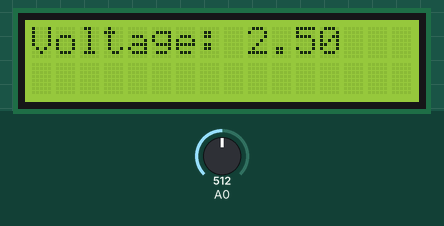
Recording of a sketch running on a simulated Arduino Uno, built with avr-gcc and run on an emulated ATmega328P. On the bench: 16×2 character LCD. Inputs (shaded band) come from the test bench; at power-on: A0 = 512.

Above: at 1.2 s.
1.3 s: A0 set to 716
At 2.2 s:
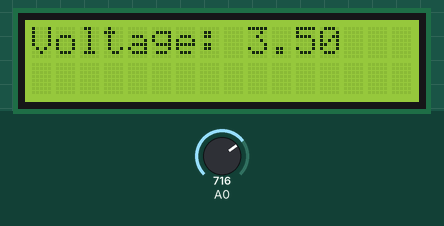
2.8 s: A0 set to 900
At 3.3 s:
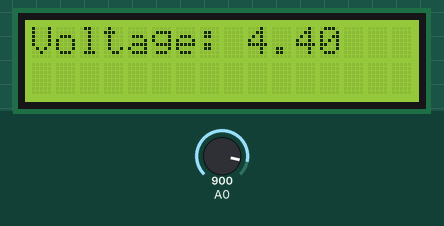
4.3 s: A0 set to 1023
At 5.7 s:
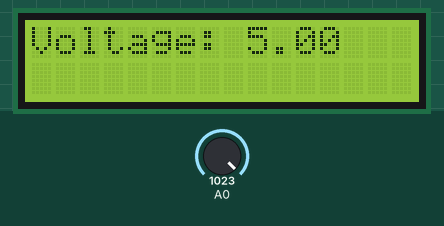
Timing chart, 0 to 7.3 s (numbered marks = the images above; inputs shaded):
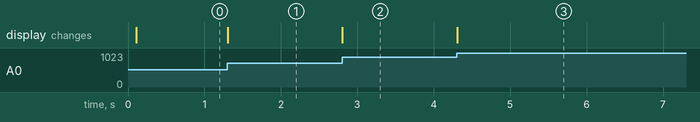

Measured:
- after the input at 1.3 s, the display: changes at once (image 1)
- after the input at 2.8 s, the display: changes at once (image 2)
- after the input at 4.3 s, the display: changes at once (image 3)

The sketch:

Read_Voltage_to_LCD.ino
```cpp
/*
here is how to connect, it is so simple:
This is the white stuff
VSS --- GND
VDD --- 5V
GND --- Pot --- 5V
            |
            V0

This is read and write
RS --- pin 47
RW --- GND
EN --- pin 48
D4 --- pin 59
D5 --- pin 50
D6 --- pin 51
D7 --- pin 52

Back lighting
A - 5V
K - GND
*/

// Read and Print Out Voltage to the LCD

// Library
#include <LiquidCrystal.h>

// LCD pins
LiquidCrystal lcd(7, 8, 9, 10, 11, 12);

// Previous time
unsigned long prev_ts = 0;
float prev_volt = 0;

// the setup routine runs once when you press reset:
void setup() {
  lcd.begin(16, 2);
}

// the loop routine runs over and over again forever:
void loop() {
  // read the input on analog pin 0:
  int sensor = analogRead(A0);
  // Convert the analog reading (which goes from 0 - 1023) to a voltage (0 - 5V):
  float voltage = sensor * (5.0 / 1023.0);

  // print out the value you read if past 100 milliseconds
  unsigned long ts = millis();
  // This prevents flickering of uncertain values
  if (ts - prev_ts > 100 & abs(prev_volt - voltage) > 0.01 ) {
    lcd.clear();
    lcd.setCursor(0, 0);
    lcd.print("Voltage: ");
    lcd.setCursor(9, 0);
    lcd.print(voltage);
    prev_ts = ts;
    prev_volt = voltage;
  }

}
```
